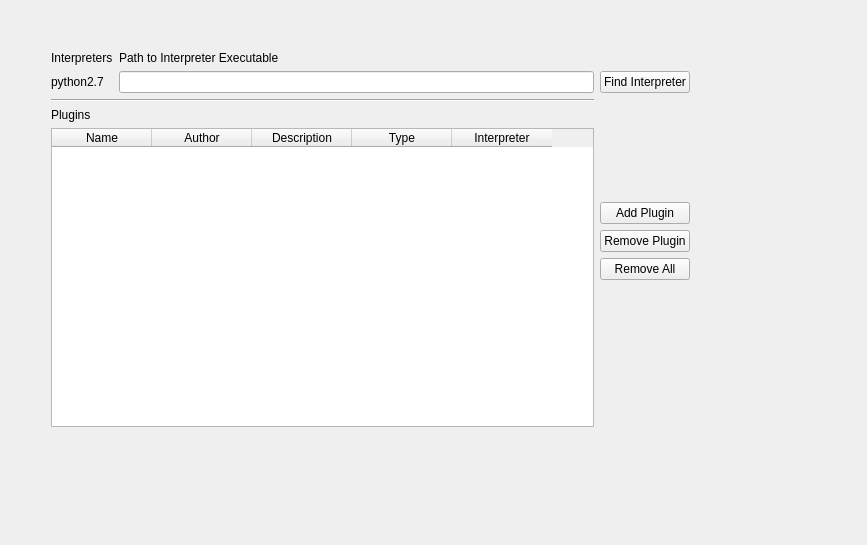
<?xml version="1.0" encoding="UTF-8"?>
<ui version="4.0">
 <class>PluginWidget</class>
 <widget class="QWidget" name="PluginWidget">
  <property name="geometry">
   <rect>
    <x>0</x>
    <y>0</y>
    <width>867</width>
    <height>545</height>
   </rect>
  </property>
  <property name="windowTitle">
   <string>Plugins</string>
  </property>
  <widget class="QWidget" name="layoutWidget">
   <property name="geometry">
    <rect>
     <x>40</x>
     <y>40</y>
     <width>661</width>
     <height>398</height>
    </rect>
   </property>
   <layout class="QGridLayout" name="gridLayout" rowstretch="0,0,0,0,0,0,0,0,0,0,0,0" columnstretch="0,0,0">
    <property name="sizeConstraint">
     <enum>QLayout::SetDefaultConstraint</enum>
    </property>
    <property name="spacing">
     <number>-1</number>
    </property>
    <item row="4" column="0">
     <widget class="QLabel" name="label">
      <property name="text">
       <string>Plugins</string>
      </property>
     </widget>
    </item>
    <item row="0" column="0">
     <widget class="QLabel" name="lblEngine">
      <property name="sizePolicy">
       <sizepolicy hsizetype="Maximum" vsizetype="Maximum">
        <horstretch>0</horstretch>
        <verstretch>0</verstretch>
       </sizepolicy>
      </property>
      <property name="text">
       <string>Interpreters</string>
      </property>
      <property name="alignment">
       <set>Qt::AlignBottom|Qt::AlignLeading|Qt::AlignLeft</set>
      </property>
     </widget>
    </item>
    <item row="8" column="2">
     <widget class="QPushButton" name="removeButton">
      <property name="text">
       <string>Remove Plugin</string>
      </property>
     </widget>
    </item>
    <item row="7" column="2">
     <widget class="QPushButton" name="addButton">
      <property name="sizePolicy">
       <sizepolicy hsizetype="Minimum" vsizetype="Fixed">
        <horstretch>0</horstretch>
        <verstretch>0</verstretch>
       </sizepolicy>
      </property>
      <property name="text">
       <string>Add Plugin</string>
      </property>
     </widget>
    </item>
    <item row="2" column="1">
     <widget class="QLineEdit" name="editPath1">
      <property name="sizePolicy">
       <sizepolicy hsizetype="Expanding" vsizetype="Fixed">
        <horstretch>3</horstretch>
        <verstretch>0</verstretch>
       </sizepolicy>
      </property>
      <property name="text">
       <string/>
      </property>
     </widget>
    </item>
    <item row="0" column="1">
     <widget class="QLabel" name="lblPath">
      <property name="sizePolicy">
       <sizepolicy hsizetype="Maximum" vsizetype="Maximum">
        <horstretch>0</horstretch>
        <verstretch>0</verstretch>
       </sizepolicy>
      </property>
      <property name="text">
       <string>Path to Interpreter Executable</string>
      </property>
      <property name="alignment">
       <set>Qt::AlignBottom|Qt::AlignLeading|Qt::AlignLeft</set>
      </property>
     </widget>
    </item>
    <item row="2" column="2">
     <widget class="QPushButton" name="findButton">
      <property name="text">
       <string>Find Interpreter</string>
      </property>
     </widget>
    </item>
    <item row="2" column="0">
     <widget class="QLabel" name="engine1">
      <property name="sizePolicy">
       <sizepolicy hsizetype="Maximum" vsizetype="Maximum">
        <horstretch>0</horstretch>
        <verstretch>0</verstretch>
       </sizepolicy>
      </property>
      <property name="text">
       <string>python2.7</string>
      </property>
      <property name="alignment">
       <set>Qt::AlignBottom|Qt::AlignLeading|Qt::AlignLeft</set>
      </property>
     </widget>
    </item>
    <item row="6" column="0" rowspan="6" colspan="2">
     <widget class="QTableWidget" name="pluginTable">
      <property name="sizePolicy">
       <sizepolicy hsizetype="MinimumExpanding" vsizetype="MinimumExpanding">
        <horstretch>1</horstretch>
        <verstretch>1</verstretch>
       </sizepolicy>
      </property>
      <property name="editTriggers">
       <set>QAbstractItemView::NoEditTriggers</set>
      </property>
      <property name="selectionMode">
       <enum>QAbstractItemView::SingleSelection</enum>
      </property>
      <property name="selectionBehavior">
       <enum>QAbstractItemView::SelectRows</enum>
      </property>
      <property name="wordWrap">
       <bool>true</bool>
      </property>
      <property name="cornerButtonEnabled">
       <bool>true</bool>
      </property>
      <property name="rowCount">
       <number>0</number>
      </property>
      <attribute name="horizontalHeaderCascadingSectionResizes">
       <bool>true</bool>
      </attribute>
      <attribute name="horizontalHeaderHighlightSections">
       <bool>false</bool>
      </attribute>
      <attribute name="horizontalHeaderShowSortIndicator" stdset="0">
       <bool>false</bool>
      </attribute>
      <attribute name="verticalHeaderVisible">
       <bool>false</bool>
      </attribute>
      <attribute name="verticalHeaderCascadingSectionResizes">
       <bool>true</bool>
      </attribute>
      <column>
       <property name="text">
        <string>Name</string>
       </property>
      </column>
      <column>
       <property name="text">
        <string>Author</string>
       </property>
      </column>
      <column>
       <property name="text">
        <string>Description</string>
       </property>
      </column>
      <column>
       <property name="text">
        <string>Type</string>
       </property>
      </column>
      <column>
       <property name="text">
        <string>Interpreter</string>
       </property>
      </column>
     </widget>
    </item>
    <item row="3" column="0" colspan="2">
     <widget class="Line" name="line_2">
      <property name="orientation">
       <enum>Qt::Horizontal</enum>
      </property>
     </widget>
    </item>
    <item row="9" column="2">
     <widget class="QPushButton" name="removeAllButton">
      <property name="text">
       <string>Remove All</string>
      </property>
     </widget>
    </item>
   </layout>
  </widget>
 </widget>
 <layoutdefault spacing="6" margin="11"/>
 <resources/>
 <connections/>
</ui>
